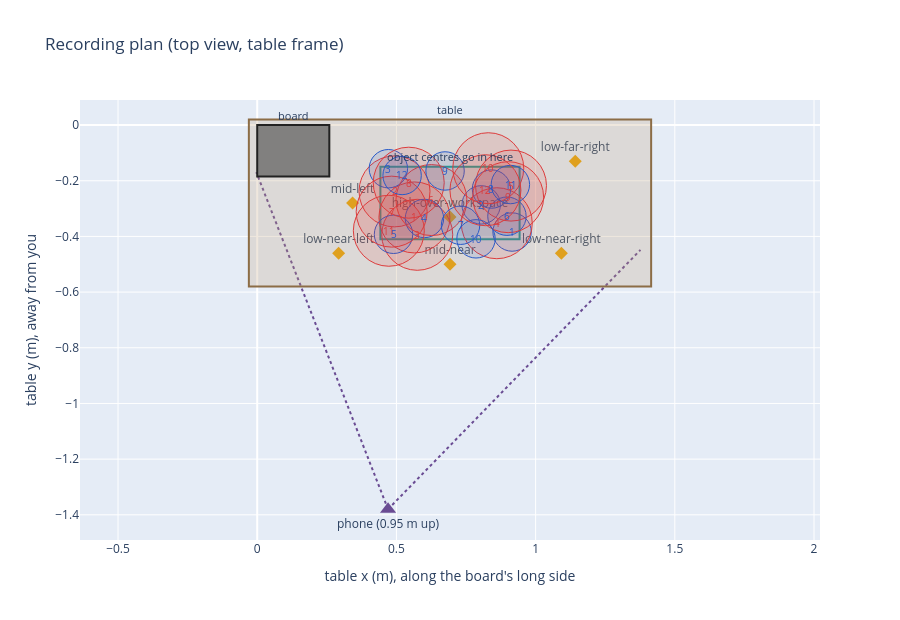

Notebook code cell kept with this figure:
### Markdown cell above
## 4. The recording plan

`CapturePlanner` draws layouts from a low-discrepancy sequence inside the work area, so the planned bowl and plate positions cover it evenly and are all valid in the sim. Hand starts and the side of the rim to pinch are balanced across the clips.

### Code cell
from hurobo.camera import CameraIntrinsics
from hurobo.capture_plan import CameraPlacementSearch, CapturePlanner, plan_rows, stand_in_demos
from hurobo.utils.viewer import capture_plan_figure

intrinsics = CameraIntrinsics.load(ROOT / "data/camera_intrinsics_s10e.npz")
placements = CameraPlacementSearch(setup, scene.workspace, intrinsics, min_board_width_px=250).search()
camera = placements[0]
planner = CapturePlanner(setup, scene.workspace, seed=0)
clips = planner.plan(12)
hand_starts = {c.hand_start.name: planner.hand_start_table(c.hand_start)[:2] for c in clips}
capture_plan_figure(setup, workspace_rect_table(setup, scene.workspace), clips, camera, hand_starts).show()

### Figure 1 — Plotly figure (JSON) as saved in the notebook; plotly's stock layout.template omitted (floating-point values rounded to 4 significant figures)
{"data": [{"marker": {"color": "#e9a000", "size": 10, "symbol": "diamond"}, "mode": "markers+text", "name": "hand starts", "text": ["low-near-left", "low-near-right", "high-over-workspace", "low-far-right", "mid-left", "mid-near"], "textposition": "top center", "type": "scatter", "x": [0.2925, 1.093, 0.6925, 1.143, 0.3425, 0.6925], "y": [-0.46, -0.46, -0.33, -0.13, -0.28, -0.5]}, {"line": {"color": "#6a4c93", "dash": "dot"}, "mode": "lines", "showlegend": false, "type": "scatter", "x": [0.47, 1.377], "y": [-1.38, -0.4484]}, {"line": {"color": "#6a4c93", "dash": "dot"}, "mode": "lines", "showlegend": false, "type": "scatter", "x": [0.47, -0.003352], "y": [-1.38, -0.1692]}, {"marker": {"color": "#6a4c93", "size": 14, "symbol": "triangle-up"}, "mode": "markers+text", "name": "phone", "text": ["phone (0.95 m up)"], "textposition": "bottom center", "type": "scatter", "x": [0.47], "y": [-1.38]}], "layout": {"annotations": [{"font": {"size": 11}, "showarrow": false, "text": "table", "x": 0.6925, "y": 0.02, "yshift": 10}, {"font": {"size": 11}, "showarrow": false, "text": "board", "x": 0.1295, "y": 0.0, "yshift": 10}, {"font": {"size": 11}, "showarrow": false, "text": "object centres go in here", "x": 0.6925, "y": -0.15, "yshift": 10}, {"font": {"color": "rgba(220,60,60,1)", "size": 10}, "showarrow": false, "text": "1", "x": 0.5646, "y": -0.3318}, {"font": {"color": "rgba(40,90,200,1)", "size": 10}, "showarrow": false, "text": "1", "x": 0.9155, "y": -0.3842}, {"font": {"color": "rgba(220,60,60,1)", "size": 10}, "showarrow": false, "text": "2", "x": 0.4932, "y": -0.2382}, {"font": {"color": "rgba(40,90,200,1)", "size": 10}, "showarrow": false, "text": "2", "x": 0.8044, "y": -0.2867}, {"font": {"color": "rgba(220,60,60,1)", "size": 10}, "showarrow": false, "text": "3", "x": 0.5748, "y": -0.3942}, {"font": {"color": "rgba(40,90,200,1)", "size": 10}, "showarrow": false, "text": "3", "x": 0.4711, "y": -0.1567}, {"font": {"color": "rgba(220,60,60,1)", "size": 10}, "showarrow": false, "text": "4", "x": 0.8606, "y": -0.3526}, {"font": {"color": "rgba(40,90,200,1)", "size": 10}, "showarrow": false, "text": "4", "x": 0.6007, "y": -0.3355}, {"font": {"color": "rgba(220,60,60,1)", "size": 10}, "showarrow": false, "text": "5", "x": 0.9116, "y": -0.2174}, {"font": {"color": "rgba(40,90,200,1)", "size": 10}, "showarrow": false, "text": "5", "x": 0.4896, "y": -0.3924}, {"font": {"color": "rgba(220,60,60,1)", "size": 10}, "showarrow": false, "text": "6", "x": 0.6259, "y": -0.2694}, {"font": {"color": "rgba(40,90,200,1)", "size": 10}, "showarrow": false, "text": "6", "x": 0.897, "y": -0.3274}, {"font": {"color": "rgba(220,60,60,1)", "size": 10}, "showarrow": false, "text": "7", "x": 0.483, "y": -0.311}, {"font": {"color": "rgba(40,90,200,1)", "size": 10}, "showarrow": false, "text": "7", "x": 0.7304, "y": -0.3599}, {"font": {"color": "rgba(220,60,60,1)", "size": 10}, "showarrow": false, "text": "8", "x": 0.5442, "y": -0.207}, {"font": {"color": "rgba(40,90,200,1)", "size": 10}, "showarrow": false, "text": "8", "x": 0.8415, "y": -0.2299}, {"font": {"color": "rgba(220,60,60,1)", "size": 10}, "showarrow": false, "text": "9", "x": 0.9014, "y": -0.259}, {"font": {"color": "rgba(40,90,200,1)", "size": 10}, "showarrow": false, "text": "9", "x": 0.6748, "y": -0.1649}, {"font": {"color": "rgba(220,60,60,1)", "size": 10}, "showarrow": false, "text": "10", "x": 0.8299, "y": -0.155}, {"font": {"color": "rgba(40,90,200,1)", "size": 10}, "showarrow": false, "text": "10", "x": 0.7859, "y": -0.4086}, {"font": {"color": "rgba(220,60,60,1)", "size": 10}, "showarrow": false, "text": "11", "x": 0.4728, "y": -0.3796}, {"font": {"color": "rgba(40,90,200,1)", "size": 10}, "showarrow": false, "text": "11", "x": 0.9094, "y": -0.2136}, {"font": {"color": "rgba(220,60,60,1)", "size": 10}, "showarrow": false, "text": "12", "x": 0.8197, "y": -0.234}, {"font": {"color": "rgba(40,90,200,1)", "size": 10}, "showarrow": false, "text": "12", "x": 0.5205, "y": -0.1811}], "height": 620, "shapes": [{"fillcolor": "rgba(190,160,120,0.25)", "line": {"color": "#8c6d46", "width": 2}, "type": "rect", "x0": -0.03, "x1": 1.415, "y0": -0.58, "y1": 0.02}, {"fillcolor": "rgba(40,40,40,0.5)", "line": {"color": "#222", "width": 2}, "type": "rect", "x0": 0.0, "x1": 0.259, "y0": -0.185, "y1": 0.0}, {"fillcolor": "rgba(42,157,143,0.10)", "line": {"color": "#2a9d8f", "width": 2}, "type": "rect", "x0": 0.4425, "x1": 0.9425, "y0": -0.41, "y1": -0.15}, {"fillcolor": "rgba(220,60,60,0.12)", "line": {"color": "rgba(220,60,60,1)", "width": 1}, "type": "circle", "x0": 0.4371, "x1": 0.6921, "y0": -0.4593, "y1": -0.2043}, {"fillcolor": "rgba(40,90,200,0.12)", "line": {"color": "rgba(40,90,200,1)", "width": 1}, "type": "circle", "x0": 0.8465, "x1": 0.9845, "y0": -0.4532, "y1": -0.3152}, {"fillcolor": "rgba(220,60,60,0.12)", "line": {"color": "rgba(220,60,60,1)", "width": 1}, "type": "circle", "x0": 0.3657, "x1": 0.6207, "y0": -0.3657, "y1": -0.1107}, {"fillcolor": "rgba(40,90,200,0.12)", "line": {"color": "rgba(40,90,200,1)", "width": 1}, "type": "circle", "x0": 0.7354, "x1": 0.8734, "y0": -0.3557, "y1": -0.2177}, {"fillcolor": "rgba(220,60,60,0.12)", "line": {"color": "rgba(220,60,60,1)", "width": 1}, "type": "circle", "x0": 0.4473, "x1": 0.7023, "y0": -0.5217, "y1": -0.2667}, {"fillcolor": "rgba(40,90,200,0.12)", "line": {"color": "rgba(40,90,200,1)", "width": 1}, "type": "circle", "x0": 0.4021, "x1": 0.5401, "y0": -0.2257, "y1": -0.08773}, {"fillcolor": "rgba(220,60,60,0.12)", "line": {"color": "rgba(220,60,60,1)", "width": 1}, "type": "circle", "x0": 0.7331, "x1": 0.9881, "y0": -0.4801, "y1": -0.2251}, {"fillcolor": "rgba(40,90,200,0.12)", "line": {"color": "rgba(40,90,200,1)", "width": 1}, "type": "circle", "x0": 0.5317, "x1": 0.6697, "y0": -0.4045, "y1": -0.2665}, {"fillcolor": "rgba(220,60,60,0.12)", "line": {"color": "rgba(220,60,60,1)", "width": 1}, "type": "circle", "x0": 0.7841, "x1": 1.039, "y0": -0.3449, "y1": -0.0899}, {"fillcolor": "rgba(40,90,200,0.12)", "line": {"color": "rgba(40,90,200,1)", "width": 1}, "type": "circle", "x0": 0.4206, "x1": 0.5586, "y0": -0.4614, "y1": -0.3234}, {"fillcolor": "rgba(220,60,60,0.12)", "line": {"color": "rgba(220,60,60,1)", "width": 1}, "type": "circle", "x0": 0.4984, "x1": 0.7534, "y0": -0.3969, "y1": -0.1419}, {"fillcolor": "rgba(40,90,200,0.12)", "line": {"color": "rgba(40,90,200,1)", "width": 1}, "type": "circle", "x0": 0.828, "x1": 0.966, "y0": -0.3964, "y1": -0.2584}, {"fillcolor": "rgba(220,60,60,0.12)", "line": {"color": "rgba(220,60,60,1)", "width": 1}, "type": "circle", "x0": 0.3555, "x1": 0.6105, "y0": -0.4385, "y1": -0.1835}, {"fillcolor": "rgba(40,90,200,0.12)", "line": {"color": "rgba(40,90,200,1)", "width": 1}, "type": "circle", "x0": 0.6614, "x1": 0.7994, "y0": -0.4289, "y1": -0.2909}, {"fillcolor": "rgba(220,60,60,0.12)", "line": {"color": "rgba(220,60,60,1)", "width": 1}, "type": "circle", "x0": 0.4167, "x1": 0.6717, "y0": -0.3345, "y1": -0.0795}, {"fillcolor": "rgba(40,90,200,0.12)", "line": {"color": "rgba(40,90,200,1)", "width": 1}, "type": "circle", "x0": 0.7725, "x1": 0.9105, "y0": -0.2989, "y1": -0.1609}, {"fillcolor": "rgba(220,60,60,0.12)", "line": {"color": "rgba(220,60,60,1)", "width": 1}, "type": "circle", "x0": 0.7739, "x1": 1.029, "y0": -0.3865, "y1": -0.1315}, {"fillcolor": "rgba(40,90,200,0.12)", "line": {"color": "rgba(40,90,200,1)", "width": 1}, "type": "circle", "x0": 0.6058, "x1": 0.7438, "y0": -0.2339, "y1": -0.09585}, {"fillcolor": "rgba(220,60,60,0.12)", "line": {"color": "rgba(220,60,60,1)", "width": 1}, "type": "circle", "x0": 0.7024, "x1": 0.9574, "y0": -0.2825, "y1": -0.0275}, {"fillcolor": "rgba(40,90,200,0.12)", "line": {"color": "rgba(40,90,200,1)", "width": 1}, "type": "circle", "x0": 0.7169, "x1": 0.8549, "y0": -0.4776, "y1": -0.3396}, {"fillcolor": "rgba(220,60,60,0.12)", "line": {"color": "rgba(220,60,60,1)", "width": 1}, "type": "circle", "x0": 0.3453, "x1": 0.6003, "y0": -0.5071, "y1": -0.2521}, {"fillcolor": "rgba(40,90,200,0.12)", "line": {"color": "rgba(40,90,200,1)", "width": 1}, "type": "circle", "x0": 0.8404, "x1": 0.9784, "y0": -0.2826, "y1": -0.1446}, {"fillcolor": "rgba(220,60,60,0.12)", "line": {"color": "rgba(220,60,60,1)", "width": 1}, "type": "circle", "x0": 0.6922, "x1": 0.9472, "y0": -0.3615, "y1": -0.1065}, {"fillcolor": "rgba(40,90,200,0.12)", "line": {"color": "rgba(40,90,200,1)", "width": 1}, "type": "circle", "x0": 0.4515, "x1": 0.5895, "y0": -0.2501, "y1": -0.1121}], "showlegend": false, "title": {"text": "Recording plan (top view, table frame)"}, "xaxis": {"scaleanchor": "y", "scaleratio": 1, "title": {"text": "table x (m), along the board's long side"}}, "yaxis": {"title": {"text": "table y (m), away from you"}}}}
